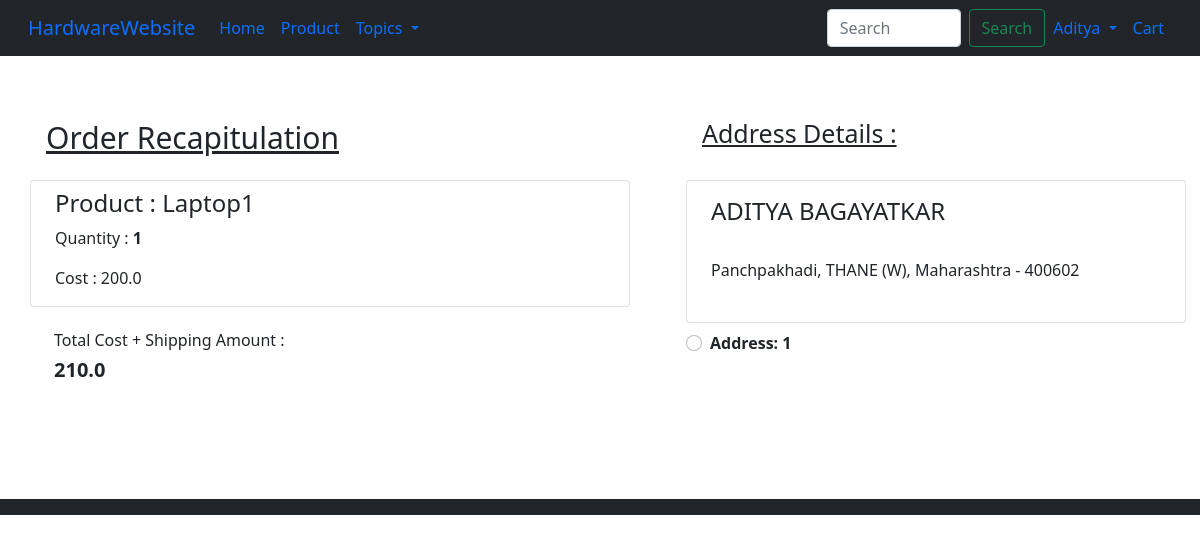
The app's page /checkout/ (signed in), older data.
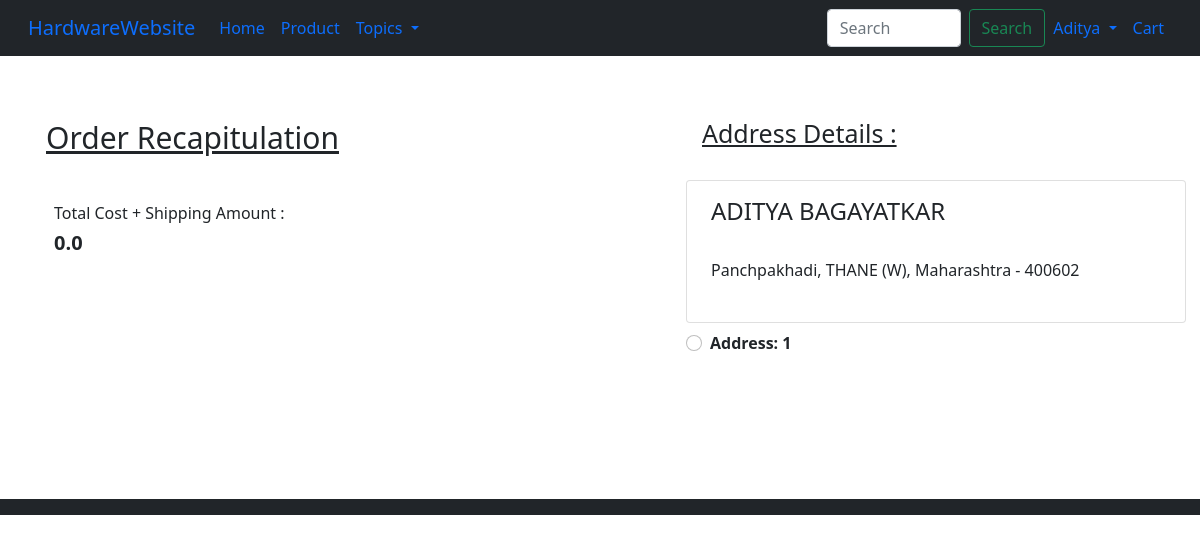
The same page, newer data.
### app/models.py (models this page shows, shortened)
class Cart(models.Model):
    user = models.ForeignKey(User, on_delete=models.CASCADE)
    product =  models.ForeignKey(Product, on_delete=models.CASCADE)
    quantity = models.PositiveIntegerField(default=1)
    @property
    def total_cost(self):
      return ( self.quantity * self.product.price)

class Product(models.Model) :
    title = models.CharField(max_length=100)
    price= models.FloatField()
    description = models.TextField()
    category = models.CharField(choices = CATEGORY_CHOICES, max_length=200)
    product_image =  models.ImageField(upload_to='productimg')

class Profile(models.Model):
    user = models.ForeignKey(User, on_delete=models.CASCADE)
    profileimg = models.ImageField(upload_to='profile_images',default='about-comapny.jpg')
    id_user =  models.IntegerField()
    address = models.CharField(max_length=1000, blank=True)
    locality = models.CharField(max_length=101,blank=True)
    city = models.CharField(max_length=101,blank=True)
    state = models.CharField(choices = STATE_CHOICES, max_length=55)
    pincode = models.IntegerField(default=400600)
    auth_token = models.CharField(max_length=100)
    is_verified = models.BooleanField(default=False)
    first_name = models.TextField(blank=True)
    last_name = models.TextField(blank=True)
    birth_date = models.DateField(default=date.today())
    mobile_no = models.IntegerField(default='9999999999')

### app/views.py (the view)
# urls.py: path('checkout/', views.checkout, name='checkout'),
def checkout(request):
    user= request.user
    add = Profile.objects.filter(user=user)
    cart_items = Cart.objects.filter(user=user)
    amount = 0.0
    shipping_amount = 10.0
    totalamount = 0.0
    cart_product = [p for p in Cart.objects.all() if p.user == request.user]
    if cart_product :
            for p in cart_product :
                tempamount = (p.product.price * p.quantity)
                amount += tempamount
            totalamount = amount +shipping_amount
    return render(request, 'checkout.html', {'add':add, 'totalamount':totalamount, 'cart_items':cart_items})

### templates/checkout.html (shortened to what the changed rows need)
<!doctype html>
{% load static %}
<html lang="en">
  <head>
    <link rel="stylesheet" href="https://stackpath.bootstrapcdn.com/bootstrap/4.4.1/css/bootstrap.min.css"
>
    <link href="https://cdn.jsdelivr.net/npm/bootstrap@5.0.0-beta1/dist/css/bootstrap.min.css" rel="stylesheet">
    <link rel="stylesheet" href="{% static 'css/owl.carousel.min.css' %}">
    <link rel="stylesheet" href="{% static 'css/all.min.css' %}">
    <link rel="stylesheet" href="{% static 'css/style.css' %}">
  </head>
  <body>
  <div class="container px-2  mt-5">
    <div class="row gx-5">
      <div class="col px-3">
        <div class="card border-0" style="width: 600px;">
          {% for item in cart_items %}
          <div class="card px-4 pt-2 " style="width: 600px;">
            <h4> Product : {{item.product.title}} </h4>
            <p> Quantity : <b>{{item.quantity}}</b></p>
            <p> Cost : {{item.total_cost}}</p>
          </div>
          {%endfor%}
          <div class="card px-4 pt-2 border-0" style="width: 600px;">
            <p><h6> Total Cost + Shipping Amount : </h6> <h5><b> {{totalamount}} </b></h5> </p>
          </div>
        </div>
      </div>
      <div class="col" style="margin-top:-18px;">
        <div class="p-3">
          <div class="card border-0" style="width: 300px;">
            <form action="/paymentdone" id='myform'>
              {% for ad in add %}
            <div class="card px-4 pt-3 mt-2 py-4" style="width: 500px;">
              <h4>{{ad.first_name}} {{ad.last_name}}</h5>
                <br>
              <p>{{ad.locality}}, {{ad.city}}, {{ad.state}} - {{ad.pincode}} </p>
            </div>
            <div class="form-check mt-2 mb-5">
              <input class="form-check-input" name='custid' id='custadd{{forloop.counter}}' type="radio" value="{{ad.id}}">
              <label class="form-check-label fw-bold" for='custadd{{forloop.counter}}'>
                Address: {{forloop.counter}} </label>
            </div>
            {%endfor%}
            </form>
        </div>
      </div>
    </div>
  </div>
        </div>
</body>
</html>

Row changes from the older to the newer data that the page shows:
removed Cart: product "Laptop1", quantity "1", total_cost "200.0"
Text that changed along with them:
{{ totalamount }}: "210.0" → "0.0"
